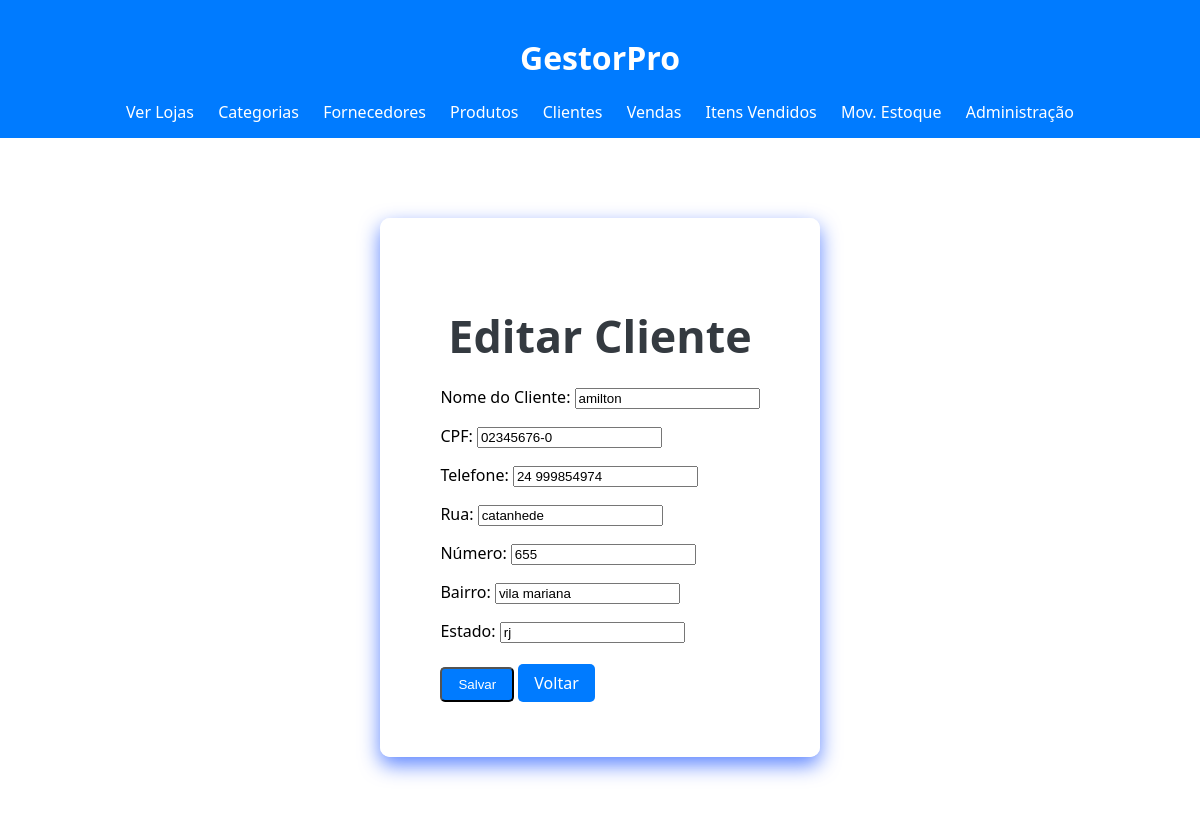
The page /clientes/editar/2/ (signed in) on the database its author committed.
### loja_app/models.py (models this page shows, shortened)
class Cliente(models.Model):
    user = models.OneToOneField(settings.AUTH_USER_MODEL, on_delete=models.SET_NULL, null=True, blank=True)
    nome = models.CharField(max_length=200, verbose_name="Nome do Cliente")
    cpf = models.CharField(max_length=14, verbose_name="CPF", unique=True, blank=True, null=True)
    telefone = models.CharField(max_length=15, verbose_name="Telefone", blank=True, null=True)
    rua = models.CharField(max_length=200, verbose_name="Rua", blank=True, null=True)
    numero = models.CharField(max_length=10, verbose_name="Número", blank=True, null=True)
    bairro = models.CharField(max_length=100, verbose_name="Bairro", blank=True, null=True)
    estado = models.CharField(max_length=50, verbose_name="Estado", blank=True, null=True)

### loja_app/views.py (the view, shortened to what this page needs)
# urls.py: path('clientes/editar/<int:id>/', views.editar_cliente, name='editar_cliente'),
@staff_member_required
def editar_cliente(request, id):
    cliente = get_object_or_404(Cliente, id=id)
    allowed_fields = [
        'nome', 'cpf', 'telefone', 'rua', 'numero', 'bairro', 'estado'
    ]
    if request.method == 'POST':
        form = ClienteForm(request.POST, instance=cliente)
        if form.is_valid():
            cleaned_payload = {
                field_name: form.cleaned_data.get(field_name)
                for field_name in form.fields
                if field_name in form.cleaned_data
            }
            try:
                _update_instance_from_data(cliente, cleaned_payload, allowed_fields)
            except ValueError as exc:
                form.add_error(None, str(exc))
            else:
                messages.success(request, 'Cliente atualizado com sucesso.')
                return redirect('lista_clientes')
    else:
        form = ClienteForm(instance=cliente)
    return render(request, 'loja_app/cliente_form.html', {'form': form, 'titulo': 'Editar Cliente'})

### loja_app/forms.py
class ClienteForm(forms.ModelForm):
    class Meta:
        model = Cliente
        fields = ['nome', 'cpf', 'telefone', 'rua', 'numero', 'bairro', 'estado']

### loja_app/views.py (called while the page is built)
def _is_json_request(request):
    content_type = request.META.get('CONTENT_TYPE', '')
    return 'application/json' in content_type

### loja_app/templates/loja_app/cliente_form.html (shortened to what this page needs)
{% extends 'loja_app/base.html' %}
{% load static %}
{% block body_class %}dashboard-page{% endblock %}
{% block extra_css %}
    <link rel="stylesheet" href="{% static 'loja_app/css/home.css' %}">
{% endblock %}
{% block content %}
<div class="dashboard-simple-container">
    <div class="dashboard-simple-content">
        <h2>{{ titulo }}</h2>
        <form method="post" style="text-align: left;">
            {{ form.as_p }}
            <button type="submit" class="botao">Salvar</button>
            <a href="{% url 'lista_clientes' %}" class="botao cancelar">Voltar</a>
        </form>
    </div>
</div>
{% endblock %}

### loja_app/static/loja_app/css/base.css (style rules this page uses)
body { font-family: Arial, sans-serif; margin: 0; background-color: #ffffff; }
.botao { align-items: center; display: inline-block; background-color: #007bff; color: white; padding: 8px 16px; text-decoration: none; border-radius: 5px; margin: 5px 0; }

### loja_app/static/loja_app/css/home.css (style rules this page uses)
body.dashboard-page { background-image: url('https://static.vecteezy.com/ti/vetor-gratis/p1/20970628-conexao-de-rede-global-ponto-de-mapa-mundial-e-conceito-de-composicao-de-linha-de-negocios-globais-ilustracaoial-vetor.jpg'); background-repeat: no-repeat; background-position: center; background-size: cover; background-attachment: fixed; margin: 0; font-family: 'Segoe UI', Tahoma, Geneva, Verdana, sans-serif; }
.dashboard-simple-container { display: flex; justify-content: center; align-items: center; padding: 60px 20px; }
.dashboard-simple-content { background-color: rgba(255, 255, 255, 0.95); padding: 50px 60px; border-radius: 10px; max-width: 800px; box-shadow: 0 8px 20px rgba(0, 64, 255, 0.63); text-align: center; }
.dashboard-simple-content h2 { color: #343a40; font-size: 2.8em; margin-bottom: 20px; }

### rows shown on the page
Cliente: nome "amilton", cpf "02345676-0", telefone "24 999854974", rua "catanhede", numero "655", bairro "vila mariana", estado "rj"

### other values the page prints
{{ titulo }} "Editar Cliente"
